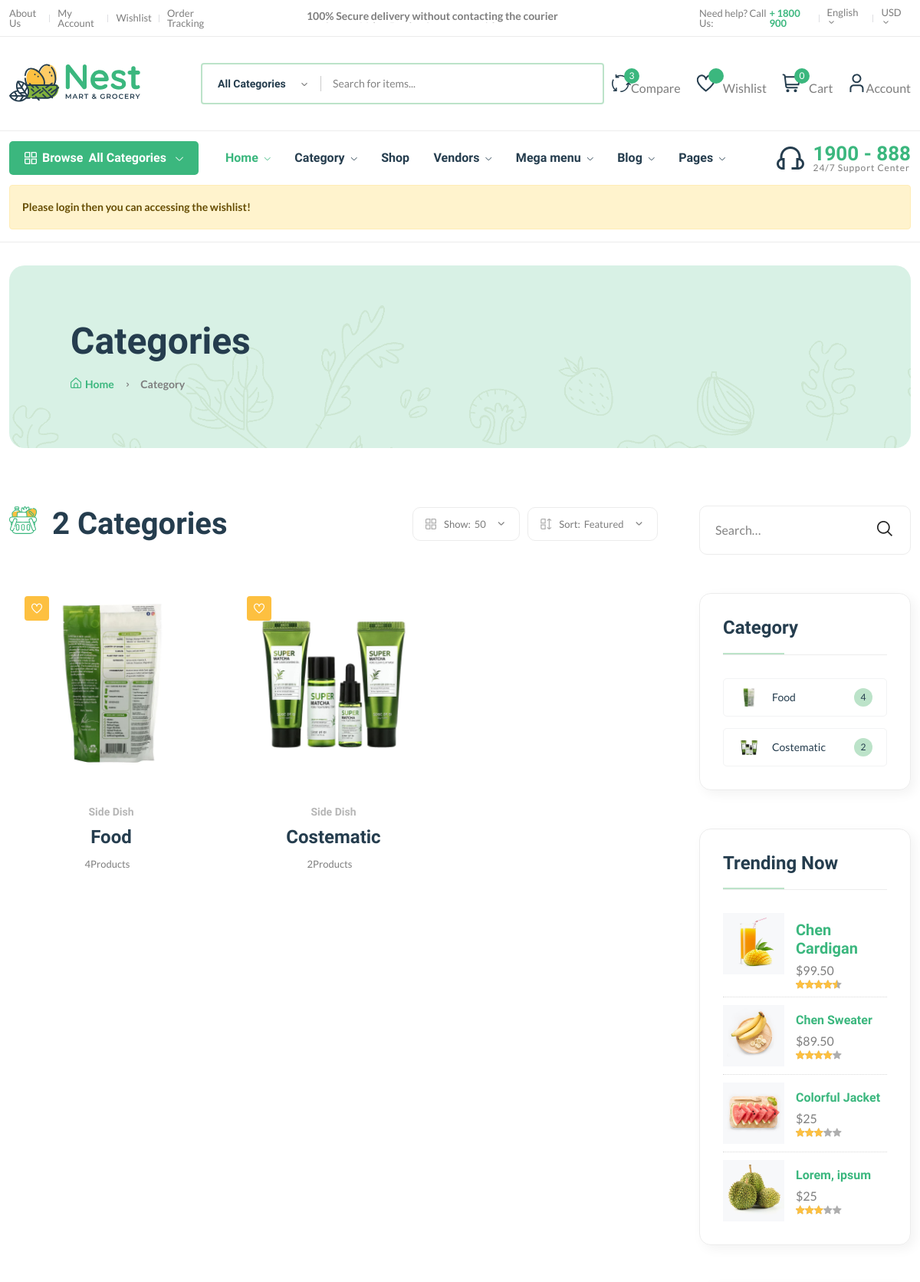
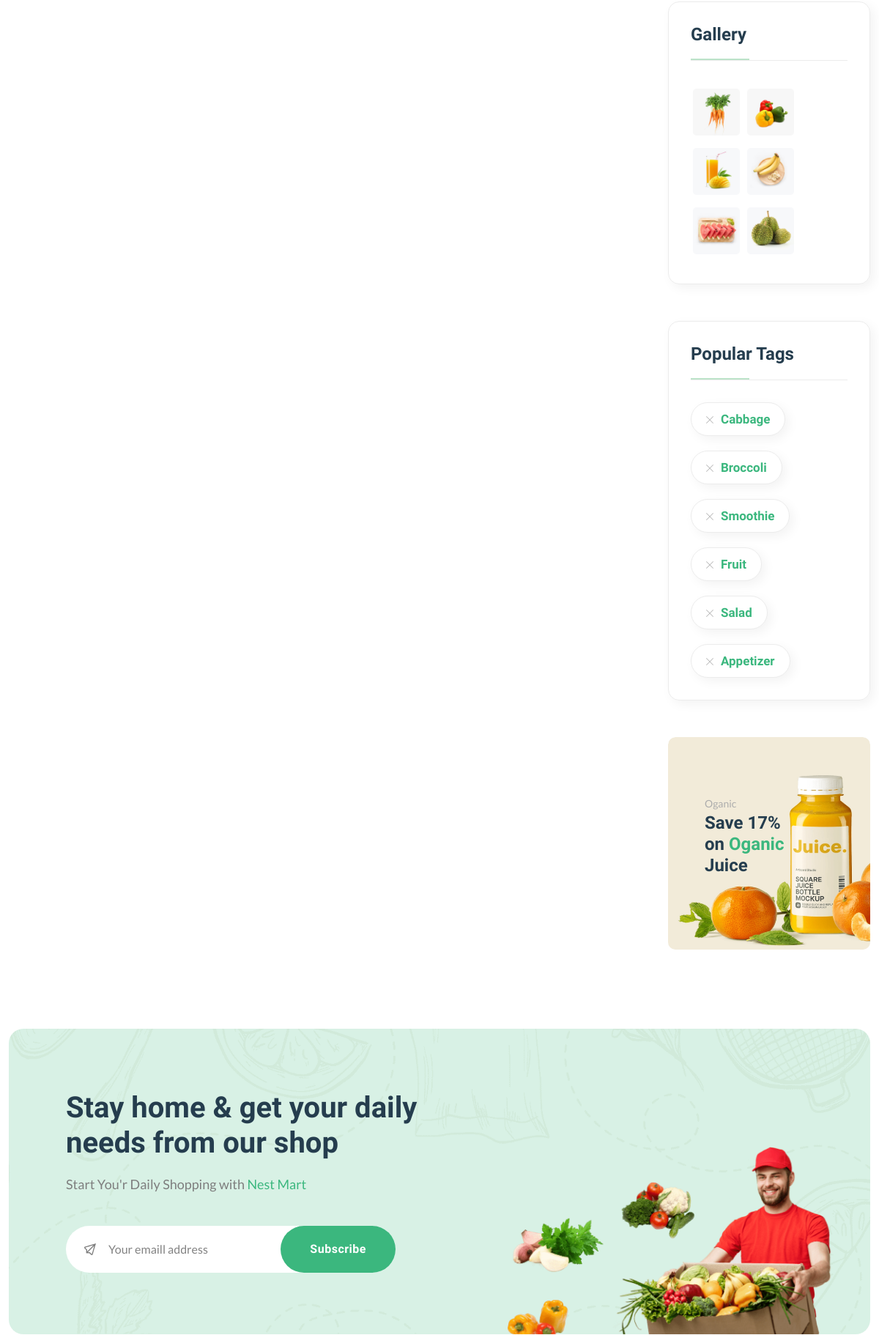
The page /category/ (upper part) on the database its author committed (2 pictures, top to bottom).
### base/models.py (models this page shows, shortened)
class Category(models.Model):
    cid=ShortUUIDField(unique=True,max_length=30,prefix="cat",alphabet="abcdefgh12345")
    title=models.CharField(max_length=100,default="Food")
    image=models.ImageField(upload_to="category",default="category.jpg")
    class Meta:
        verbose_name_plural = "Categories"

### base/views.py (the view)
# urls.py: path('category/',views.category_list_view,name="category-list"),
def category_list_view(request):
    categories= Category.objects.all().annotate(product_count=Count("category"))
    context={
        'categories':categories
    }
    return render(request,"base/category-list.html",context)

### base/context_processor.py (called while the page is built)
def default(request):
    categories=Category.objects.all()
    vendors=Vendor.objects.all()
    min_max_price=Product.objects.aggregate(Min("price"),Max("price"))
    try:
        wishlist_item=wishlist.objects.filter(user=request.user)
    except:
        messages.warning(request,"Please login then you can accessing the wishlist!")
        wishlist_item=0
    try:
        address=Address.objects.get(user=request.user)
    except:
        address=None
    return{
        'categories':categories,
        'address':address,
        'vendors':vendors,
        'min_max_price':min_max_price,
        'wishlist_item':wishlist_item,
    }

### templates/base/category-list.html (shortened to what this page needs)
{% extends "base/base.html" %}
{% block content %}
    <main class="main">
        <div class="page-header mt-30 mb-75">
            <div class="container">
                <div class="archive-header">
                    <div class="row align-items-center">
                        <div class="col-xl-3">
                            <h1 class="mb-15">Categories</h1>
                            <div class="breadcrumb">
                                <a href="index.html" rel="nofollow"><i class="fi-rs-home mr-5"></i>Home</a>
                                <span></span> Category
                            </div>
                        </div>
                    </div>
                </div>
            </div>
        </div>
        <div class="page-content mb-50">
            <div class="container">
                <div class="row">
                    <div class="col-lg-9">
                        <div class="shop-product-fillter mb-50 pr-30">
                            <div class="totall-product">
                                <h2>
                                    <img class="w-36px mr-10" src="assets/imgs/theme/icons/category-1.svg" alt="" />
                                    {{categories.count}} Categories
                                </h2>
                            </div>
                            <div class="sort-by-product-area">
                                <div class="sort-by-cover mr-10">
                                    <div class="sort-by-product-wrap">
                                        <div class="sort-by">
                                            <span><i class="fi-rs-apps"></i>Show:</span>
                                        </div>
                                        <div class="sort-by-dropdown-wrap">
                                            <span> 50 <i class="fi-rs-angle-small-down"></i></span>
                                        </div>
                                    </div>
                                </div>
                                <div class="sort-by-cover">
                                    <div class="sort-by-product-wrap">
                                        <div class="sort-by">
                                            <span><i class="fi-rs-apps-sort"></i>Sort:</span>
                                        </div>
                                        <div class="sort-by-dropdown-wrap">
                                            <span>Featured <i class="fi-rs-angle-small-down"></i></span>
                                        </div>
                                    </div>
                                </div>
                            </div>
                        </div>
                        <div class="loop-grid pr-30">
                            <div class="row">
                                {% for c in categories %}
                                <article class="col-xl-4 col-lg-6 col-md-6 text-center hover-up mb-30 animated">
                                    <div class="post-thumb">
                                        <a href="{% url 'category-product-list' c.cid %}">
                                            <img class="border-radius-15" src="{{c.image.url}}" alt="" />
                                        </a>
                                        <div class="entry-meta">
                                            <a class="entry-meta meta-2" href="blog-category-grid.html"><i class="fi-rs-heart"></i></a>
                                        </div>
                                    </div>
                                    <div class="entry-content-2">
                                        <h6 class="mb-10 font-sm"><a class="entry-meta text-muted" href="blog-category-grid.html">Side Dish</a></h6>
                                        <h4 class="post-title mb-15">
                                            <a href="{% url 'category-product-list' c.cid %}">{{ c.title }}</a>
                                        </h4>
                                        <div class="entry-meta font-xs color-grey mt-10 pb-10">
                                            <div>
                                                <span class="hit-count mr-10">{{c.category.count}}Product{{c.category.count|pluralize}}</span>
                                            </div>
                                        </div>
                                    </div>
                                </article>
                                {% endfor %}
                            </div>
                        </div>
                    </div>
                    <div class="col-lg-3 primary-sidebar sticky-sidebar">
                        <div class="widget-area">
                            <div class="sidebar-widget-2 widget_search mb-50">
                                <div class="search-form">
                                    <form action="#">
                                        <input type="text" placeholder="Search…" />
                                        <button type="submit"><i class="fi-rs-search"></i></button>
                                    </form>
                                </div>
                            </div>
                            <div class="sidebar-widget widget-category-2 mb-50">
                                <h5 class="section-title style-1 mb-30">Category</h5>
                                <ul>
                                    {% for c in categories %}
                                    <li>
                                        <a href="shop-grid-right.html"> <img src="{{c.image.url}}" alt="" />{{c.title}}</a><span class="count">{{c.category.count}}</span>
                                    </li>
                                    {% endfor %}
                                </ul>
                            </div>
                            <div class="sidebar-widget product-sidebar mb-50 p-30 bg-grey border-radius-10">
                                <h5 class="section-title style-1 mb-30">Trending Now</h5>
                                <div class="single-post clearfix">
                                    <div class="image">
                                        <img src="assets/imgs/shop/thumbnail-3.jpg" alt="#" />
                                    </div>
                                    <div class="content pt-10">
                                        <h5><a href="shop-product-detail.html">Chen Cardigan</a></h5>
                                        <p class="price mb-0 mt-5">$99.50</p>
                                        <div class="product-rate">
                                            <div class="product-rating" style="width: 90%"></div>
                                        </div>
                                    </div>
                                </div>
                                <div class="single-post clearfix">
                                    <div class="image">
                                        <img src="assets/imgs/shop/thumbnail-4.jpg" alt="#" />
                                    </div>
                                    <div class="content pt-10">
                                        <h6><a href="shop-product-detail.html">Chen Sweater</a></h6>
                                        <p class="price mb-0 mt-5">$89.50</p>
                                        <div class="product-rate">
                                            <div class="product-rating" style="width: 80%"></div>
                                        </div>
                                    </div>
                                </div>
                                <div class="single-post clearfix">
                                    <div class="image">
                                        <img src="assets/imgs/shop/thumbnail-5.jpg" alt="#" />
                                    </div>
                                    <div class="content pt-10">
                                        <h6><a href="shop-product-detail.html">Colorful Jacket</a></h6>
                                        <p class="price mb-0 mt-5">$25</p>
                                        <div class="product-rate">
                                            <div class="product-rating" style="width: 60%"></div>
                                        </div>
                                    </div>
                                </div>
                                <div class="single-post clearfix">
                                    <div class="image">
                                        <img src="assets/imgs/shop/thumbnail-6.jpg" alt="#" />
                                    </div>
                                    <div class="content pt-10">
                                        <h6><a href="shop-product-detail.html">Lorem, ipsum</a></h6>
                                        <p class="price mb-0 mt-5">$25</p>
                                        <div class="product-rate">
                                            <div class="product-rating" style="width: 60%"></div>
                                        </div>
                                    </div>
                                </div>
                            </div>
                            <div class="sidebar-widget widget_instagram mb-50">
                                <h5 class="section-title style-1 mb-30">Gallery</h5>
                                <div class="instagram-gellay">
                                    <ul class="insta-feed">
                                        <li>
                                            <a href="#"><img class="border-radius-5" src="assets/imgs/shop/thumbnail-1.jpg" alt="" /></a>
                                        </li>
                                        <li>
                                            <a href="#"><img class="border-radius-5" src="assets/imgs/shop/thumbnail-2.jpg" alt="" /></a>
                                        </li>
                                        <li>
                                            <a href="#"><img class="border-radius-5" src="assets/imgs/shop/thumbnail-3.jpg" alt="" /></a>
                                        </li>
                                        <li>
                                            <a href="#"><img class="border-radius-5" src="assets/imgs/shop/thumbnail-4.jpg" alt="" /></a>
                                        </li>
                                        <li>
                                            <a href="#"><img class="border-radius-5" src="assets/imgs/shop/thumbnail-5.jpg" alt="" /></a>
                                        </li>
                                        <li>
                                            <a href="#"><img class="border-radius-5" src="assets/imgs/shop/thumbnail-6.jpg" alt="" /></a>
                                        </li>
                                    </ul>
                                </div>
                            </div>
                            <div class="sidebar-widget widget-tags mb-50 pb-10">
                                <h5 class="section-title style-1 mb-30">Popular Tags</h5>
                                <ul class="tags-list">
                                    <li class="hover-up">
                                        <a href="blog-category-grid.html"><i class="fi-rs-cross mr-10"></i>Cabbage</a>
                                    </li>
                                    <li class="hover-up">
                                        <a href="blog-category-grid.html"><i class="fi-rs-cross mr-10"></i>Broccoli</a>
                                    </li>
                                    <li class="hover-up">
                                        <a href="blog-category-grid.html"><i class="fi-rs-cross mr-10"></i>Smoothie</a>
                                    </li>
                                    <li class="hover-up">
                                        <a href="blog-category-grid.html"><i class="fi-rs-cross mr-10"></i>Fruit</a>
                                    </li>
                                    <li class="hover-up mr-0">
                                        <a href="blog-category-grid.html"><i class="fi-rs-cross mr-10"></i>Salad</a>
                                    </li>
                                    <li class="hover-up mr-0">
                                        <a href="blog-category-grid.html"><i class="fi-rs-cross mr-10"></i>Appetizer</a>
                                    </li>
                                </ul>
                            </div>
                            <div class="banner-img wow fadeIn mb-50 animated d-lg-block d-none">
                                <img src="assets/imgs/banner/banner-11.png" alt="" />
                                <div class="banner-text">
                                    <span>Oganic</span>
                                    <h4>
                                        Save 17% <br />
                                        on <span class="text-brand">Oganic</span><br />
                                        Juice
                                    </h4>
                                </div>
                            </div>
                        </div>
                    </div>
                </div>
            </div>
        </div>
    </main>
    {% endblock content %}

### rows shown on the page
Category: image (picture), title "Food", category.count "4"
Category: image (picture), title "Costematic", category.count "2"

### other values the page prints
{{ request.session.cart_data_obj|length }} "0"
{{ message }} "Please login then you can accessing the wishlist!"
{{ categories.count }} "2"
